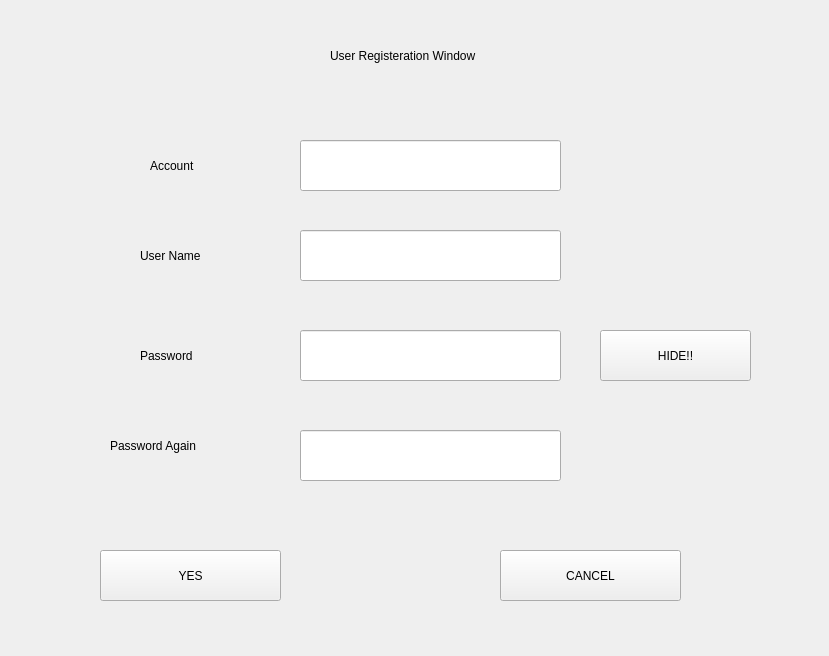
<?xml version="1.0" encoding="UTF-8"?>
<ui version="4.0">
 <class>CRegWin</class>
 <widget class="QWidget" name="CRegWin">
  <property name="geometry">
   <rect>
    <x>0</x>
    <y>0</y>
    <width>829</width>
    <height>656</height>
   </rect>
  </property>
  <property name="windowTitle">
   <string>Form</string>
  </property>
  <widget class="QLabel" name="label">
   <property name="geometry">
    <rect>
     <x>330</x>
     <y>20</y>
     <width>381</width>
     <height>71</height>
    </rect>
   </property>
   <property name="text">
    <string>User Registeration Window</string>
   </property>
  </widget>
  <widget class="QLabel" name="label_2">
   <property name="geometry">
    <rect>
     <x>150</x>
     <y>140</y>
     <width>141</width>
     <height>51</height>
    </rect>
   </property>
   <property name="text">
    <string>Account</string>
   </property>
  </widget>
  <widget class="QLineEdit" name="lineEdit">
   <property name="geometry">
    <rect>
     <x>300</x>
     <y>140</y>
     <width>261</width>
     <height>51</height>
    </rect>
   </property>
  </widget>
  <widget class="QLabel" name="label_3">
   <property name="geometry">
    <rect>
     <x>140</x>
     <y>230</y>
     <width>141</width>
     <height>51</height>
    </rect>
   </property>
   <property name="text">
    <string>User Name</string>
   </property>
  </widget>
  <widget class="QLabel" name="label_4">
   <property name="geometry">
    <rect>
     <x>140</x>
     <y>330</y>
     <width>141</width>
     <height>51</height>
    </rect>
   </property>
   <property name="text">
    <string>Password</string>
   </property>
  </widget>
  <widget class="QLabel" name="label_5">
   <property name="geometry">
    <rect>
     <x>110</x>
     <y>420</y>
     <width>141</width>
     <height>51</height>
    </rect>
   </property>
   <property name="text">
    <string>Password Again</string>
   </property>
  </widget>
  <widget class="QLineEdit" name="lineEdit_2">
   <property name="geometry">
    <rect>
     <x>300</x>
     <y>230</y>
     <width>261</width>
     <height>51</height>
    </rect>
   </property>
  </widget>
  <widget class="QLineEdit" name="lineEdit_3">
   <property name="geometry">
    <rect>
     <x>300</x>
     <y>330</y>
     <width>261</width>
     <height>51</height>
    </rect>
   </property>
  </widget>
  <widget class="QLineEdit" name="lineEdit_4">
   <property name="geometry">
    <rect>
     <x>300</x>
     <y>430</y>
     <width>261</width>
     <height>51</height>
    </rect>
   </property>
  </widget>
  <widget class="QPushButton" name="pushButton">
   <property name="geometry">
    <rect>
     <x>100</x>
     <y>550</y>
     <width>181</width>
     <height>51</height>
    </rect>
   </property>
   <property name="text">
    <string>YES</string>
   </property>
  </widget>
  <widget class="QPushButton" name="pushButton_2">
   <property name="geometry">
    <rect>
     <x>500</x>
     <y>550</y>
     <width>181</width>
     <height>51</height>
    </rect>
   </property>
   <property name="text">
    <string>CANCEL</string>
   </property>
  </widget>
  <widget class="QPushButton" name="pushButton_3">
   <property name="geometry">
    <rect>
     <x>600</x>
     <y>330</y>
     <width>151</width>
     <height>51</height>
    </rect>
   </property>
   <property name="text">
    <string>HIDE!!</string>
   </property>
  </widget>
 </widget>
 <resources/>
 <connections/>
</ui>
